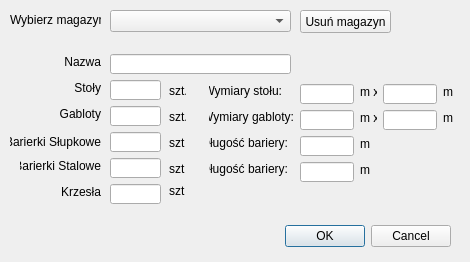
<?xml version="1.0" encoding="UTF-8"?>
<ui version="4.0">
 <class>edycjamagazynu</class>
 <widget class="QDialog" name="edycjamagazynu">
  <property name="geometry">
   <rect>
    <x>0</x>
    <y>0</y>
    <width>470</width>
    <height>262</height>
   </rect>
  </property>
  <property name="windowTitle">
   <string>Dialog</string>
  </property>
  <widget class="QDialogButtonBox" name="buttonBox">
   <property name="geometry">
    <rect>
     <x>110</x>
     <y>220</y>
     <width>341</width>
     <height>32</height>
    </rect>
   </property>
   <property name="orientation">
    <enum>Qt::Horizontal</enum>
   </property>
   <property name="standardButtons">
    <set>QDialogButtonBox::Cancel|QDialogButtonBox::Ok</set>
   </property>
  </widget>
  <widget class="QComboBox" name="wybor">
   <property name="geometry">
    <rect>
     <x>110</x>
     <y>10</y>
     <width>181</width>
     <height>22</height>
    </rect>
   </property>
  </widget>
  <widget class="QLineEdit" name="BarierkiStalowe">
   <property name="geometry">
    <rect>
     <x>110</x>
     <y>158</y>
     <width>51</width>
     <height>20</height>
    </rect>
   </property>
  </widget>
  <widget class="QLineEdit" name="Krzesla">
   <property name="geometry">
    <rect>
     <x>110</x>
     <y>184</y>
     <width>51</width>
     <height>20</height>
    </rect>
   </property>
  </widget>
  <widget class="QLabel" name="label_2">
   <property name="geometry">
    <rect>
     <x>20</x>
     <y>54</y>
     <width>81</width>
     <height>16</height>
    </rect>
   </property>
   <property name="text">
    <string>Nazwa</string>
   </property>
   <property name="alignment">
    <set>Qt::AlignRight|Qt::AlignTrailing|Qt::AlignVCenter</set>
   </property>
  </widget>
  <widget class="QLabel" name="label_18">
   <property name="geometry">
    <rect>
     <x>209</x>
     <y>83</y>
     <width>73</width>
     <height>16</height>
    </rect>
   </property>
   <property name="text">
    <string>Wymiary stołu:</string>
   </property>
   <property name="alignment">
    <set>Qt::AlignRight|Qt::AlignTrailing|Qt::AlignVCenter</set>
   </property>
  </widget>
  <widget class="QLabel" name="label_14">
   <property name="geometry">
    <rect>
     <x>169</x>
     <y>161</y>
     <width>16</width>
     <height>16</height>
    </rect>
   </property>
   <property name="text">
    <string>szt.</string>
   </property>
  </widget>
  <widget class="QLabel" name="label_4">
   <property name="geometry">
    <rect>
     <x>20</x>
     <y>106</y>
     <width>81</width>
     <height>16</height>
    </rect>
   </property>
   <property name="text">
    <string>Gabloty</string>
   </property>
   <property name="alignment">
    <set>Qt::AlignRight|Qt::AlignTrailing|Qt::AlignVCenter</set>
   </property>
  </widget>
  <widget class="QLabel" name="label_12">
   <property name="geometry">
    <rect>
     <x>443</x>
     <y>110</y>
     <width>16</width>
     <height>16</height>
    </rect>
   </property>
   <property name="text">
    <string>m</string>
   </property>
  </widget>
  <widget class="QLabel" name="label_20">
   <property name="geometry">
    <rect>
     <x>209</x>
     <y>135</y>
     <width>79</width>
     <height>16</height>
    </rect>
   </property>
   <property name="text">
    <string>Długość bariery:</string>
   </property>
   <property name="alignment">
    <set>Qt::AlignRight|Qt::AlignTrailing|Qt::AlignVCenter</set>
   </property>
  </widget>
  <widget class="QLabel" name="label_9">
   <property name="geometry">
    <rect>
     <x>360</x>
     <y>110</y>
     <width>17</width>
     <height>16</height>
    </rect>
   </property>
   <property name="text">
    <string>m x</string>
   </property>
  </widget>
  <widget class="QLineEdit" name="SzGabloty">
   <property name="geometry">
    <rect>
     <x>300</x>
     <y>110</y>
     <width>54</width>
     <height>20</height>
    </rect>
   </property>
  </widget>
  <widget class="QLineEdit" name="DlStolu">
   <property name="geometry">
    <rect>
     <x>383</x>
     <y>84</y>
     <width>54</width>
     <height>20</height>
    </rect>
   </property>
  </widget>
  <widget class="QLabel" name="label_11">
   <property name="geometry">
    <rect>
     <x>443</x>
     <y>84</y>
     <width>16</width>
     <height>16</height>
    </rect>
   </property>
   <property name="text">
    <string>m</string>
   </property>
  </widget>
  <widget class="QLabel" name="label_13">
   <property name="geometry">
    <rect>
     <x>169</x>
     <y>135</y>
     <width>16</width>
     <height>16</height>
    </rect>
   </property>
   <property name="text">
    <string>szt.</string>
   </property>
  </widget>
  <widget class="QLabel" name="label_10">
   <property name="geometry">
    <rect>
     <x>360</x>
     <y>84</y>
     <width>17</width>
     <height>16</height>
    </rect>
   </property>
   <property name="text">
    <string>m x</string>
   </property>
  </widget>
  <widget class="QLabel" name="label_17">
   <property name="geometry">
    <rect>
     <x>169</x>
     <y>183</y>
     <width>16</width>
     <height>16</height>
    </rect>
   </property>
   <property name="text">
    <string>szt.</string>
   </property>
  </widget>
  <widget class="QLabel" name="label_19">
   <property name="geometry">
    <rect>
     <x>209</x>
     <y>109</y>
     <width>85</width>
     <height>16</height>
    </rect>
   </property>
   <property name="text">
    <string>Wymiary gabloty:</string>
   </property>
   <property name="alignment">
    <set>Qt::AlignRight|Qt::AlignTrailing|Qt::AlignVCenter</set>
   </property>
  </widget>
  <widget class="QLineEdit" name="BarierkiSlupkowe">
   <property name="geometry">
    <rect>
     <x>110</x>
     <y>132</y>
     <width>51</width>
     <height>20</height>
    </rect>
   </property>
  </widget>
  <widget class="QLabel" name="label_5">
   <property name="geometry">
    <rect>
     <x>10</x>
     <y>132</y>
     <width>91</width>
     <height>20</height>
    </rect>
   </property>
   <property name="text">
    <string>Barierki Słupkowe</string>
   </property>
   <property name="alignment">
    <set>Qt::AlignRight|Qt::AlignTrailing|Qt::AlignVCenter</set>
   </property>
  </widget>
  <widget class="QLineEdit" name="Gabloty">
   <property name="geometry">
    <rect>
     <x>110</x>
     <y>106</y>
     <width>51</width>
     <height>20</height>
    </rect>
   </property>
  </widget>
  <widget class="QLabel" name="label_8">
   <property name="geometry">
    <rect>
     <x>360</x>
     <y>136</y>
     <width>16</width>
     <height>16</height>
    </rect>
   </property>
   <property name="text">
    <string>m</string>
   </property>
  </widget>
  <widget class="QLineEdit" name="DlBarierySlupkowej">
   <property name="geometry">
    <rect>
     <x>300</x>
     <y>136</y>
     <width>54</width>
     <height>20</height>
    </rect>
   </property>
  </widget>
  <widget class="QLabel" name="label_15">
   <property name="geometry">
    <rect>
     <x>169</x>
     <y>109</y>
     <width>17</width>
     <height>16</height>
    </rect>
   </property>
   <property name="text">
    <string>szt.</string>
   </property>
  </widget>
  <widget class="QLabel" name="label_6">
   <property name="geometry">
    <rect>
     <x>20</x>
     <y>158</y>
     <width>81</width>
     <height>16</height>
    </rect>
   </property>
   <property name="text">
    <string>Barierki Stalowe</string>
   </property>
   <property name="alignment">
    <set>Qt::AlignRight|Qt::AlignTrailing|Qt::AlignVCenter</set>
   </property>
  </widget>
  <widget class="QLabel" name="label_3">
   <property name="geometry">
    <rect>
     <x>20</x>
     <y>80</y>
     <width>81</width>
     <height>16</height>
    </rect>
   </property>
   <property name="text">
    <string>Stoły</string>
   </property>
   <property name="alignment">
    <set>Qt::AlignRight|Qt::AlignTrailing|Qt::AlignVCenter</set>
   </property>
  </widget>
  <widget class="QLabel" name="label">
   <property name="geometry">
    <rect>
     <x>360</x>
     <y>162</y>
     <width>16</width>
     <height>16</height>
    </rect>
   </property>
   <property name="text">
    <string>m</string>
   </property>
  </widget>
  <widget class="QLineEdit" name="SzStolu">
   <property name="geometry">
    <rect>
     <x>300</x>
     <y>84</y>
     <width>54</width>
     <height>20</height>
    </rect>
   </property>
  </widget>
  <widget class="QLineEdit" name="DlGabloty">
   <property name="geometry">
    <rect>
     <x>383</x>
     <y>110</y>
     <width>54</width>
     <height>20</height>
    </rect>
   </property>
  </widget>
  <widget class="QLabel" name="label_16">
   <property name="geometry">
    <rect>
     <x>169</x>
     <y>83</y>
     <width>17</width>
     <height>16</height>
    </rect>
   </property>
   <property name="text">
    <string>szt.</string>
   </property>
  </widget>
  <widget class="QLineEdit" name="nazwa">
   <property name="geometry">
    <rect>
     <x>110</x>
     <y>54</y>
     <width>181</width>
     <height>20</height>
    </rect>
   </property>
  </widget>
  <widget class="QLabel" name="label_21">
   <property name="geometry">
    <rect>
     <x>209</x>
     <y>161</y>
     <width>79</width>
     <height>16</height>
    </rect>
   </property>
   <property name="text">
    <string>Długość bariery:</string>
   </property>
   <property name="alignment">
    <set>Qt::AlignRight|Qt::AlignTrailing|Qt::AlignVCenter</set>
   </property>
  </widget>
  <widget class="QLineEdit" name="DlBarieryStalowej">
   <property name="geometry">
    <rect>
     <x>300</x>
     <y>162</y>
     <width>54</width>
     <height>20</height>
    </rect>
   </property>
  </widget>
  <widget class="QLabel" name="label_7">
   <property name="geometry">
    <rect>
     <x>20</x>
     <y>184</y>
     <width>81</width>
     <height>16</height>
    </rect>
   </property>
   <property name="text">
    <string>Krzesła</string>
   </property>
   <property name="alignment">
    <set>Qt::AlignRight|Qt::AlignTrailing|Qt::AlignVCenter</set>
   </property>
  </widget>
  <widget class="QLineEdit" name="Stoly">
   <property name="geometry">
    <rect>
     <x>110</x>
     <y>80</y>
     <width>51</width>
     <height>20</height>
    </rect>
   </property>
  </widget>
  <widget class="QPushButton" name="Usun">
   <property name="geometry">
    <rect>
     <x>300</x>
     <y>10</y>
     <width>91</width>
     <height>23</height>
    </rect>
   </property>
   <property name="text">
    <string>Usuń magazyn</string>
   </property>
  </widget>
  <widget class="QLabel" name="label_22">
   <property name="geometry">
    <rect>
     <x>10</x>
     <y>10</y>
     <width>91</width>
     <height>20</height>
    </rect>
   </property>
   <property name="text">
    <string>Wybierz magazyn:</string>
   </property>
  </widget>
 </widget>
 <resources/>
 <connections>
  <connection>
   <sender>buttonBox</sender>
   <signal>accepted()</signal>
   <receiver>edycjamagazynu</receiver>
   <slot>accept()</slot>
   <hints>
    <hint type="sourcelabel">
     <x>248</x>
     <y>254</y>
    </hint>
    <hint type="destinationlabel">
     <x>157</x>
     <y>274</y>
    </hint>
   </hints>
  </connection>
  <connection>
   <sender>buttonBox</sender>
   <signal>rejected()</signal>
   <receiver>edycjamagazynu</receiver>
   <slot>reject()</slot>
   <hints>
    <hint type="sourcelabel">
     <x>316</x>
     <y>260</y>
    </hint>
    <hint type="destinationlabel">
     <x>286</x>
     <y>274</y>
    </hint>
   </hints>
  </connection>
 </connections>
</ui>
